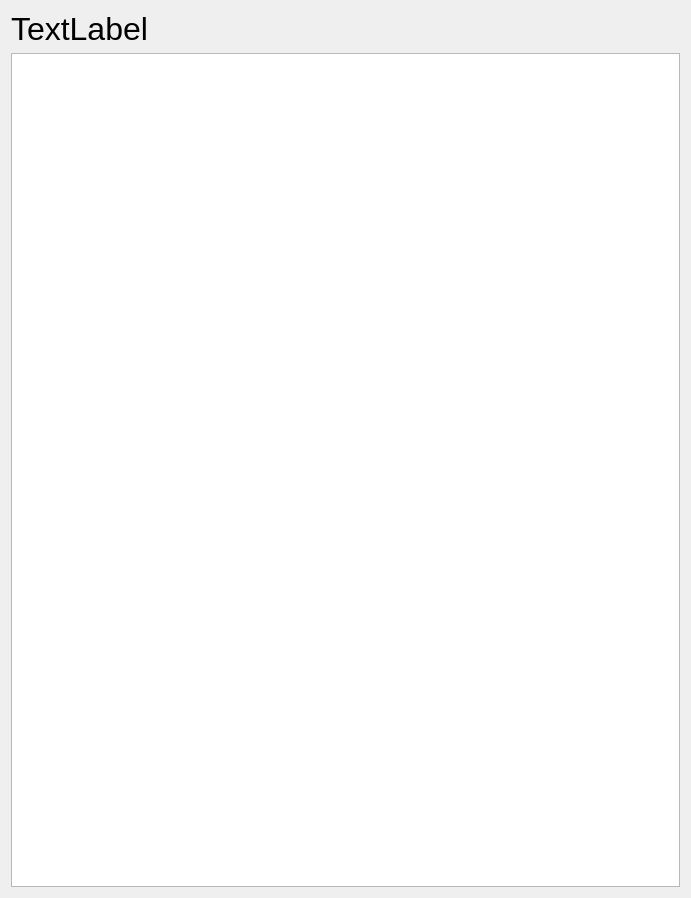
<?xml version="1.0" encoding="UTF-8"?>
<ui version="4.0">
 <class>FunctionalTable</class>
 <widget class="QWidget" name="FunctionalTable">
  <property name="geometry">
   <rect>
    <x>0</x>
    <y>0</y>
    <width>691</width>
    <height>898</height>
   </rect>
  </property>
  <property name="windowTitle">
   <string>Form</string>
  </property>
  <layout class="QGridLayout" name="gridLayout">
   <item row="0" column="0">
    <widget class="QLabel" name="titleLabel">
     <property name="font">
      <font>
       <pointsize>24</pointsize>
      </font>
     </property>
     <property name="text">
      <string>TextLabel</string>
     </property>
    </widget>
   </item>
   <item row="1" column="0">
    <widget class="TableWidget" name="tableWidget"/>
   </item>
  </layout>
 </widget>
 <customwidgets>
  <customwidget>
   <class>TableWidget</class>
   <extends>QTableWidget</extends>
   <header>largetable.h</header>
  </customwidget>
 </customwidgets>
 <resources/>
 <connections/>
</ui>
